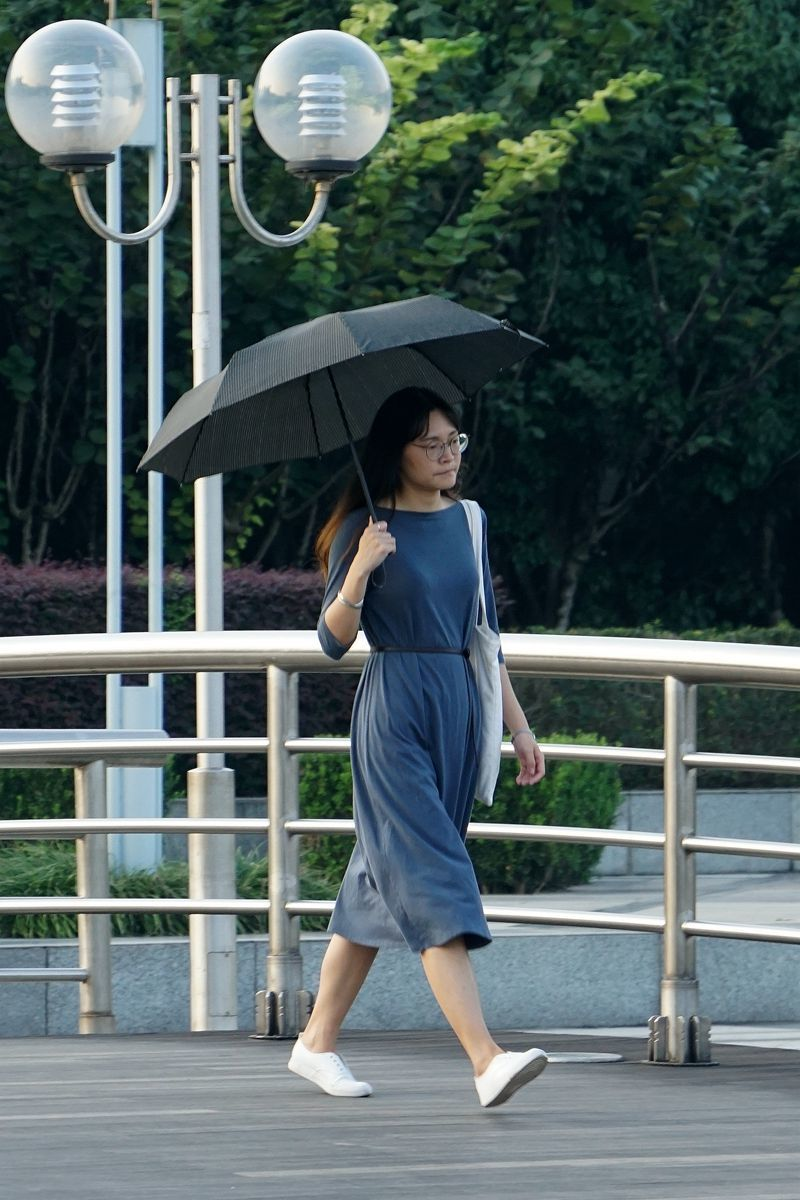
#> input picture 5_object_detection/images/person.jpg, 800 x 1200 px, found by its file name
$ python 5.1_person_detect.py
#> lines starting #> are read from the running program, lines starting #| are printed output that depends on the picture
# -*- coding: utf-8 -*-
"""
Created on Mon Sep 24 09:17:37 2018

@author: ren_dong
"""

'''
HOG检测人
'''
import cv2
import numpy as np


def is_inside(o, i):
    '''
    判断矩形o是不是在i矩形中

    args:
        o：矩形o  (x,y,w,h)
        i：矩形i  (x,y,w,h)
    '''
    ox, oy, ow, oh = o
    ix, iy, iw, ih = i
    return ox > ix and oy > iy and ox + ow < ix + iw and oy + oh < iy + ih


def draw_person(img, person):
    '''
    在img图像上绘制矩形框person

    args:
        img：图像img
        person：人所在的边框位置 (x,y,w,h)
    '''
    x, y, w, h = person
    cv2.rectangle(img, (x, y), (x + w, y + h), (0, 0, 255), 2)


def detect_test():
    '''
    检测人
    '''
    img = cv2.imread('./images/person.jpg')
#> img is the input picture: shape (1200, 800, 3); mean B, G, R 96.4, 96.3, 81.2
    rows, cols = img.shape[:2]
#> rows = 1200; cols = 800
    sacle = 0.5
    print('img',img.shape)
#| img (1200, 800, 3)
    img = cv2.resize(img, dsize=(int(cols * sacle), int(rows * sacle)))
#> img: shape (600, 400, 3)
    # print('img',img.shape)
    # img = cv2.resize(img, (128,64))

    # 创建HOG描述符对象
    # 计算一个检测窗口特征向量维度：(64/8 - 1)*(128/8 - 1)*4*9 = 3780
    '''
    winSize = (64,128)
    blockSize = (16,16)
    blockStride = (8,8)
    cellSize = (8,8)
    nbins = 9
    hog = cv2.HOGDescriptor(winSize,blockSize,blockStride,cellSize,nbins)
    '''
    hog = cv2.HOGDescriptor()
    # hist = hog.compute(img[0:128,0:64])   计算一个检测窗口的维度
    # print(hist.shape)
    detector = cv2.HOGDescriptor_getDefaultPeopleDetector()
    print('detector', type(detector), detector.shape)
    hog.setSVMDetector(detector)

    # 多尺度检测，found是一个数组，每一个元素都是对应一个矩形，即检测到的目标框
    found, w = hog.detectMultiScale(img)
#> found = [[108, 159, 202, 403]]; w = [0.925]
    print('found', type(found), found.shape)
#| found <class 'numpy.ndarray'> (1, 4)

    # 过滤一些矩形，如果矩形o在矩形i中，则过滤掉o
    found_filtered = []
    for ri, r in enumerate(found):
        for qi, q in enumerate(found):
            # r在q内？
            if ri != qi and is_inside(r, q):
                break
        else:
            found_filtered.append(r)
#> this loop made 1 pass
#> (ri, r) on pass 1: (0, [108, 159, 202, 403])
#> after the loop, found_filtered = [[108, 159, 202, 403]]

    for person in found_filtered:
        draw_person(img, person)
#> this loop made 1 pass
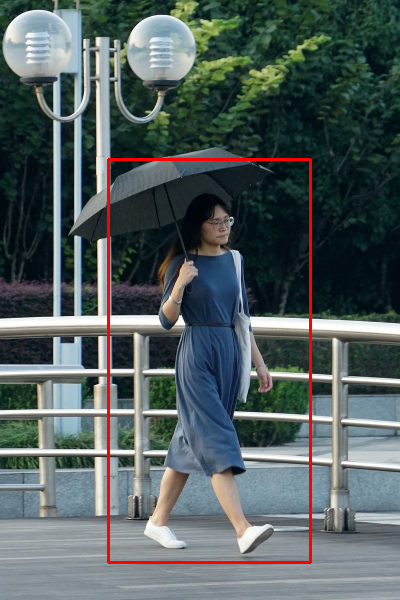
#> img: shape (600, 400, 3); mean B, G, R 94.7, 94.6, 83.6

    cv2.imshow('img', img)
    cv2.waitKey()
    cv2.destroyAllWindows()


if __name__ == '__main__':
    detect_test()
